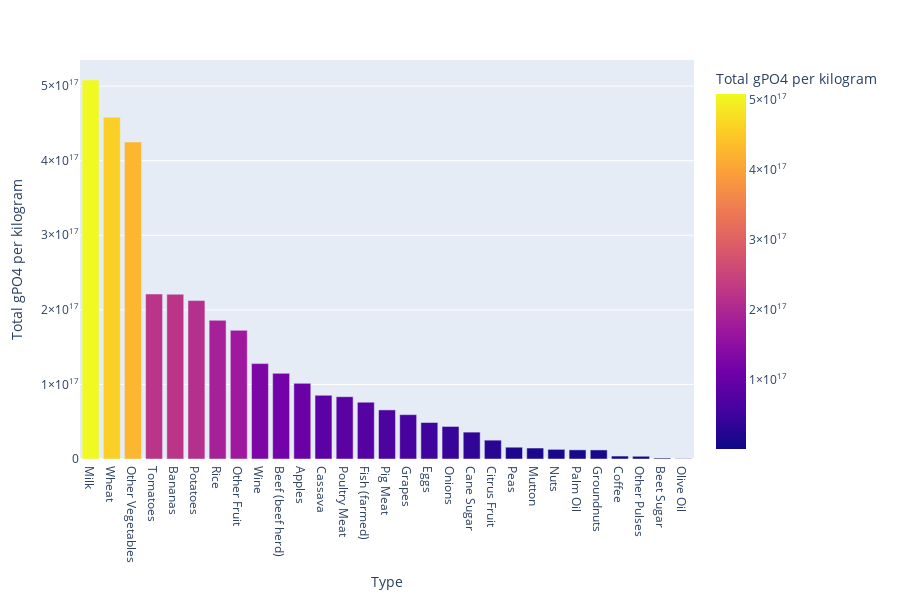

Here is the notebook cell this chart was saved with:
### Markdown cell above
#### L'eutrofizzazione è un fenomeno dato dal rilascio della sostanza PO4, creerò una colonna che calcola i grammi di PO4 per ogni kilo di cibo/mangime prodotto

### Code cell
# Creare una funzione troppo codice
Food_types_PO4_emissions = [Food_Production_df[Food_Production_df["Food product"] == food_type]["Eutrophying emissions per kilogram (gPO₄eq per kilogram)"].to_list() for food_type in Food_types]
Food_types_PO4_dict = dict()

Feed_types_PO4_emissions = [Food_Production_df[Food_Production_df["Food product"] == food_type]["Eutrophying emissions per kilogram (gPO₄eq per kilogram)"].to_list() for food_type in Food_types]
Feed_types_PO4_dict = dict()

for i in range(len(Food_types)):
     Food_types_PO4_dict[Food_types[i]] = 0

     if len(Food_types_PO4_emissions[i]) != 0:
          Food_types_PO4_dict[Food_types[i]] = Food_types_PO4_emissions[i][0]

for index, record in Feed_items.iterrows():
     Food_type = record["Type"]
     if Food_type in Food_types_PO4_dict.keys():
          Food_items.at[index, "Total gPO4 per kilogram"] =  Food_items.at[index, "Tonnes"] * 1000000 * Food_types_PO4_dict[Food_type]

for i in range(len(Feed_types)):
     Feed_types_PO4_dict[Feed_types[i]] = 0

     if len(Feed_types_PO4_emissions[i]) != 0:
          Feed_types_PO4_dict[Feed_types[i]] = Feed_types_PO4_emissions[i][0]

for index, record in Feed_items.iterrows():
     Feed_type = record["Type"]
     if Feed_type in Feed_types_PO4_dict.keys():
          Feed_items.at[index, "Total gPO4 per kilogram"] =  Feed_items.at[index, "Tonnes"] * 1000000 * Feed_types_PO4_dict[Food_type]


Food_feed_df = pd.concat([Food_items, Feed_items], ignore_index=True)
temp_df = Food_feed_df.groupby("Type").sum(numeric_only=True).sort_values(by="Total gPO4 per kilogram", ascending=False)

fig = px.bar(
     temp_df,
     x=temp_df.index,
     y="Total gPO4 per kilogram",
     color="Total gPO4 per kilogram",
     height=600
)

fig.show()

### Figure 1 — Plotly figure (JSON) as saved in the notebook; plotly's stock layout.template omitted (floating-point values rounded to 4 significant figures)
{"data": [{"alignmentgroup": "True", "hovertemplate": "Type=%{x}<br>Total gPO4 per kilogram=%{marker.color}<extra></extra>", "legendgroup": "", "marker": {"color": [508266104670000000, 458401261430000000, 425062129220000000, 221264965190000000, 220929620670000000, 212404474640000000, 185971738290000000, 172539095400000000, 127924560130000000, 114853845580000000, 101434663160000000, 85403823610000000, 83566855940000000, 76157399250000000, 65817956060000000, 59455703080000000, 48937233810000000, 43663402550000000, 36048288580000000, 25269275760000000, 15808628210000000, 14705393230000000, 12917210570000000, 12266628200000000, 12153728640000000, 3933764180000000, 3649706860000000, 1262397750000000, 436885260000000], "coloraxis": "coloraxis", "pattern": {"shape": ""}}, "name": "", "offsetgroup": "", "orientation": "v", "showlegend": false, "textposition": "auto", "type": "bar", "x": ["Milk", "Wheat", "Other Vegetables", "Tomatoes", "Bananas", "Potatoes", "Rice", "Other Fruit", "Wine", "Beef (beef herd)", "Apples", "Cassava", "Poultry Meat", "Fish (farmed)", "Pig Meat", "Grapes", "Eggs", "Onions", "Cane Sugar", "Citrus Fruit", "Peas", "Mutton", "Nuts", "Palm Oil", "Groundnuts", "Coffee", "Other Pulses", "Beet Sugar", "Olive Oil"], "xaxis": "x", "y": [508266104670000000, 458401261430000000, 425062129220000000, 221264965190000000, 220929620670000000, 212404474640000000, 185971738290000000, 172539095400000000, 127924560130000000, 114853845580000000, 101434663160000000, 85403823610000000, 83566855940000000, 76157399250000000, 65817956060000000, 59455703080000000, 48937233810000000, 43663402550000000, 36048288580000000, 25269275760000000, 15808628210000000, 14705393230000000, 12917210570000000, 12266628200000000, 12153728640000000, 3933764180000000, 3649706860000000, 1262397750000000, 436885260000000], "yaxis": "y"}], "layout": {"barmode": "relative", "coloraxis": {"colorbar": {"title": {"text": "Total gPO4 per kilogram"}}, "colorscale": [[0, "#0d0887"], [0.1111, "#46039f"], [0.2222, "#7201a8"], [0.3333, "#9c179e"], [0.4444, "#bd3786"], [0.5556, "#d8576b"], [0.6667, "#ed7953"], [0.7778, "#fb9f3a"], [0.8889, "#fdca26"], [1, "#f0f921"]]}, "height": 600, "legend": {"tracegroupgap": 0}, "margin": {"t": 60}, "xaxis": {"anchor": "y", "domain": [0, 1], "title": {"text": "Type"}}, "yaxis": {"anchor": "x", "domain": [0, 1], "title": {"text": "Total gPO4 per kilogram"}}}}
